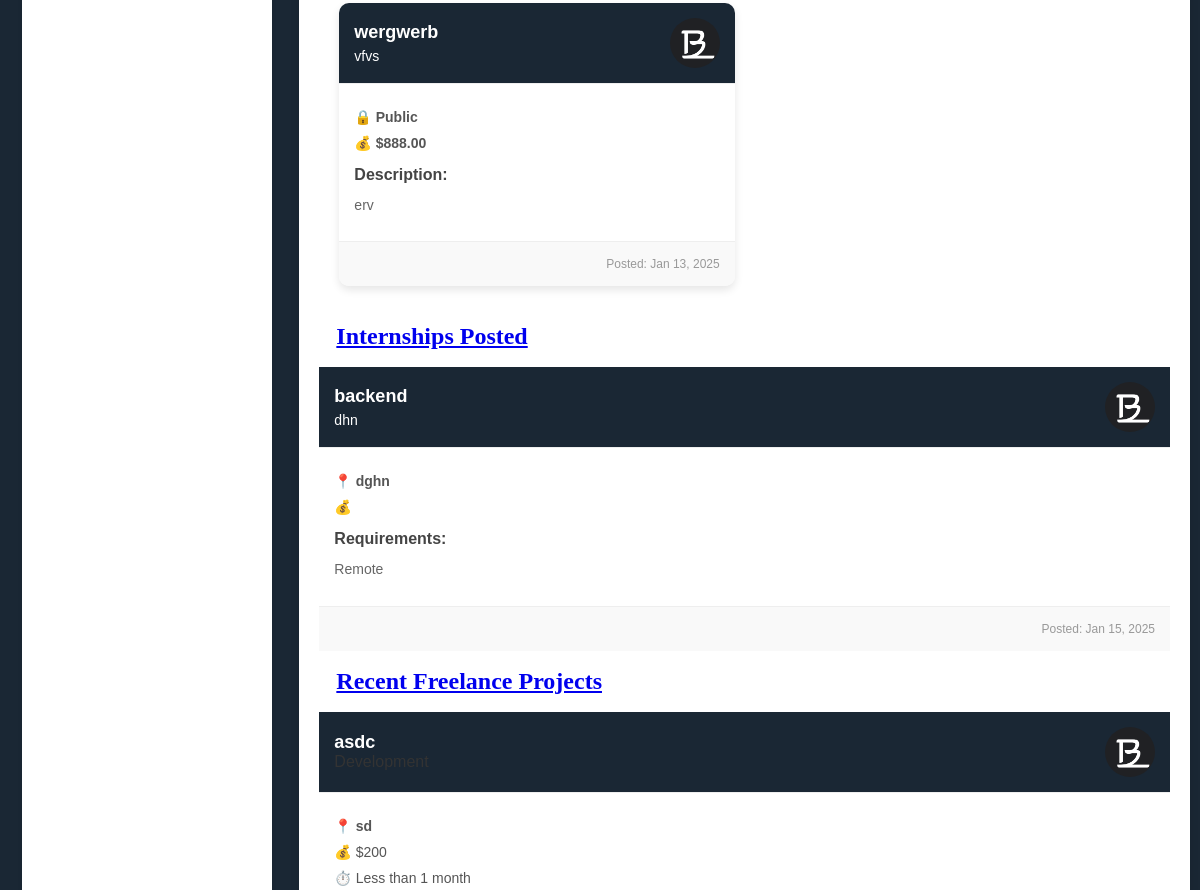
/company/dashboard/myportfolio/ (signed in, middle part), run on an earlier commit of the app's database.
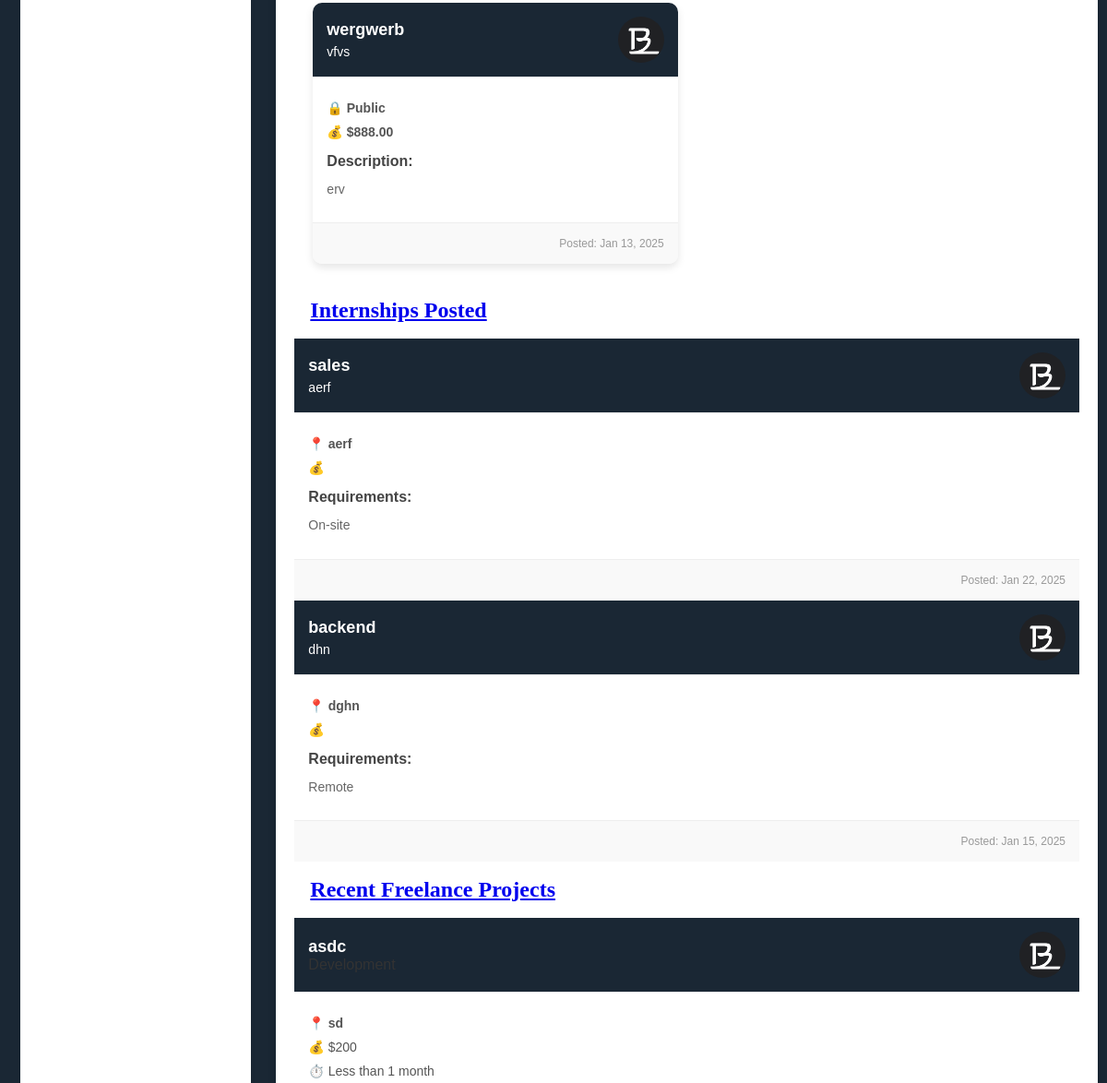
And on a later commit of the database.
### users/models.py (models this page shows, shortened)
class Idea(models.Model):
    title = models.CharField(max_length=200)
    patent_number = models.CharField(max_length=100, blank=True, null=True)
    brief_description = models.TextField()
    application_number = models.CharField(max_length=100, blank=True, null=True)
    problem_statement = models.TextField()
    solution = models.TextField()
    visibility = models.CharField(max_length=10, choices=[('public', 'Public'), ('private', 'Private')])
    details = models.TextField(blank=True, null=True)
    fund = models.DecimalField(max_digits=10, decimal_places=2, blank=True, null=True)
    category = models.CharField(max_length=100)
    photo = models.ImageField(upload_to='idea_photos/', blank=True, null=True)
    video = models.FileField(upload_to='idea_videos/', blank=True, null=True)
    team_info = models.TextField(blank=True, null=True)
    created_at = models.DateTimeField(auto_now_add=True)
    email = models.EmailField(null=True, blank=True)

class Internship(models.Model):
    title = models.CharField(max_length=200)
    company = models.CharField(max_length=200)
    company_user = models.ForeignKey(get_user_model(), on_delete=models.CASCADE)
    location = models.CharField(max_length=200)
    description = models.TextField()
    requirements = models.CharField(max_length=200)  # or TextField()
    salary = models.CharField(max_length=200, default="Not Specified")
    duration = models.CharField(max_length=100, default="Not Specified")
    posted_date = models.DateTimeField(default=timezone.now)

class FreelanceProject(models.Model):
    CATEGORY_CHOICES = [
        ('Development', 'Development'),
        ('Design', 'Design'),
        ('Marketing', 'Marketing'),
        ('Writing', 'Writing'),
        ('Data Entry', 'Data Entry'),
        ('Other', 'Other'),
    ]
    EXPERIENCE_LEVEL_CHOICES = [
        ('Beginner', 'Beginner'),
        ('Intermediate', 'Intermediate'),
        ('Expert', 'Expert'),
    ]
    PAYMENT_TERMS_CHOICES = [
        ('Milestone-based', 'Milestone-based'),
        ('Hourly', 'Hourly'),
        ('Fixed-price', 'Fixed-price'),
    ]
    DURATION_CHOICES = [
        ('Less than 1 month', 'Less than 1 month'),
        ('1-3 months', '1-3 months'),
    ]
    title = models.CharField(max_length=200)
    category = models.CharField(max_length=50, choices=CATEGORY_CHOICES)
    description = models.TextField()
    skills_required = models.TextField()  # Store as comma-separated values
    duration = models.CharField(max_length=50, choices=DURATION_CHOICES)
    budget = models.CharField(max_length=50)
    payment_terms = models.CharField(max_length=50, choices=PAYMENT_TERMS_CHOICES)
    experience_level = models.CharField(max_length=50, choices=EXPERIENCE_LEVEL_CHOICES)
    location_preference = models.CharField(max_length=200, blank=True, null=True)
    language_requirements = models.CharField(max_length=200, blank=True, null=True)
    attachments = models.FileField(upload_to='attachments/', blank=True, null=True)
    company_name = models.CharField(max_length=200)
    company_description = models.TextField()
    point_of_contact_name = models.CharField(max_length=100)
    point_of_contact_email = models.EmailField()
    point_of_contact_phone = models.CharField(max_length=15)
    user = models.ForeignKey(settings.AUTH_USER_MODEL, on_delete=models.CASCADE)
    created_at = models.DateTimeField(auto_now_add=True)

### users/views.py (the view)
# urls.py: path('company/dashboard/myportfolio/', views.myportfolio, name='myportfolio'),
def myportfolio(request):
    if not request.user.is_authenticated:
        return redirect('company_login')
    recent_jobs = Job.objects.filter(company_user=request.user).order_by('-posted_date')[:3]
    recent_projects = Project.objects.filter(company=request.user).order_by('-created_at')[:3]
    recent_ideas = Idea.objects.all().order_by('-created_at')[:3]
    recent_internships = Internship.objects.filter(company_user=request.user).order_by('-posted_date')[:3]
    recent_freelance_projects = FreelanceProject.objects.filter(user=request.user).order_by('-created_at')[:3]
    return render(request, 'myportfolio.html', {
        'jobs': recent_jobs,
        'projects': recent_projects,
        'ideas': recent_ideas,
        'internships': recent_internships,
        'freelance_projects': recent_freelance_projects  # Add this line
    })

### users/templates/myportfolio.html (shortened to what the changed rows need)
{% load static %}
<!DOCTYPE html>
<html lang="en">
<head>
    <link rel="stylesheet" href="{% static 'css/common.css' %}">
</head>
<body>
    <div class="main-container">
        <div class="content">
<section class="portfolio-ideas">
    <div class="idea-cards-container">
        {% if ideas %}
            {% for idea in ideas %}
                <a href="{% url 'all_ideas' %}?idea_id={{ idea.id }}" style="text-decoration: none; color: inherit;">
                    <div class="job-card">
                        <div class="card-header">
                            <div class="header-content">
                                <h3>{{ idea.title }}</h3>
                                <p class="company">{{ idea.category }}</p>
                            </div>
                            {% if idea.photo %}
                                <img src="{{ idea.photo.url }}" alt="Idea Image" class="header-image" style="border-radius: 50%;">
                            {% else %}
                                <img src="{% static 'images/B.png' %}" alt="Default Image" class="header-image" style="border-radius: 50%;">
                            {% endif %}
                        </div>
                        <div class="card-body">
                            <p class="visibility">🔒 {{ idea.visibility|title }}</p>
                            {% if idea.fund %}
                                <p class="funding">💰 ${{ idea.fund }}</p>
                            {% endif %}
                            <div class="requirements">
                                <h4>Description:</h4>
                                <p>{{ idea.brief_description|truncatechars:100 }}</p>
                            </div>
                        </div>
                        <p class="posted-date">Posted: {{ idea.created_at|date:"M d, Y" }}</p>
                    </div>
                </a>
            {% endfor %}
        {% else %}
            <p class="no-ideas">No ideas available.</p>
        {% endif %}
    </div>
</section>
<section class="portfolio-internships">
    <a href="{% url 'all_internships' %}?internship_id={{ internship.id }}">
        <h2 style="padding: 2%; font-family: Cambria, Cochin, Georgia, Times, 'Times New Roman', serif;">Internships Posted</h2>
    </a>
    <div class="internship-cards-container">
        {% if internships %}
            {% for internship in internships %}
            <a href="{% url 'all_internships' %}?internship_id={{ internship.id }}" style="text-decoration: none; color: inherit;">
                <div class="internship-card">
                    <div class="card-header">
                        <div class="header-content">
                            <h3>{{ internship.title }}</h3>
                            <p class="company">{{ internship.company }}</p>
                        </div>
                        <img src="{% static 'images/B.png' %}" alt="{{ internship.company }} Logo" class="header-image" style="border-radius: 50%;">
                    </div>
                    <div class="card-body">
                        <p class="location">📍 {{ internship.location }}</p>
                        <p class="stipend">💰 {{ internship.stipend }}</p>
                        <div class="requirements">
                            <h4>Requirements:</h4>
                            <p>{{ internship.requirements }}</p>
                        </div>
                    </div>
                    <p class="posted-date">Posted: {{ internship.posted_date|date:"M d, Y" }}</p>
                </div>
            </a>
            {% endfor %}
        {% else %}
            <p class="no-internships">No internships available in the portfolio.</p>
        {% endif %}
    </div>
</section>
<section class="portfolio-freelance">
    <a href="{% url 'all_freelance_projects_company' %}">
        <h2 style="padding: 2%; font-family: Cambria, Cochin, Georgia, Times, 'Times New Roman', serif;">Recent Freelance Projects</h2>
    </a>
    <div class="freelance-cards-container">
        {% if freelance_projects %}
            {% for project in freelance_projects|slice:":3" %}
                {% if project.company == request.user.company %}
                    <a href="{% url 'all_freelance_projects_company' %}?project_id={{ project.id }}" style="text-decoration: none; color: inherit;">
                        <div class="freelance-card">
                            <div class="card-header">
                                <div class="header-content">
                                    <h3>{{ project.title }}</h3>
                                    <p class="category">{{ project.category }}</p>
                                </div>
                                <img src="{% static 'images/B.png' %}" alt="Company Logo" class="header-image" style="border-radius: 50%;">
                            </div>
                            <div class="card-body">
                                <p class="location">📍 {{ project.location_preference|default:"Remote" }}</p>
                                <p class="budget">💰 ${{ project.budget }}</p>
                                <p class="duration">⏱️ {{ project.duration }}</p>
                            </div>
                        </div>
                    </a>
                {% endif %}
            {% empty %}
                <p class="no-projects">No freelance projects posted yet.</p>
            {% endfor %}
        </div>
    {% endif %}
</section>
        </div>
    </div>
</body>
</html>

What changed in the data, as far as the page shows it:
added Internship: title "sales", company "aerf", location "aerf", requirements "On-site", posted_date "Jan 22, 2025"
